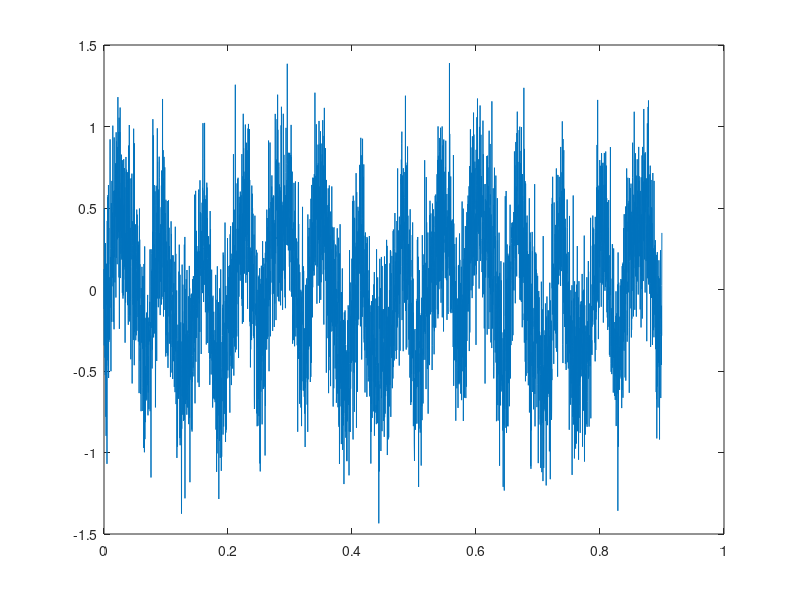
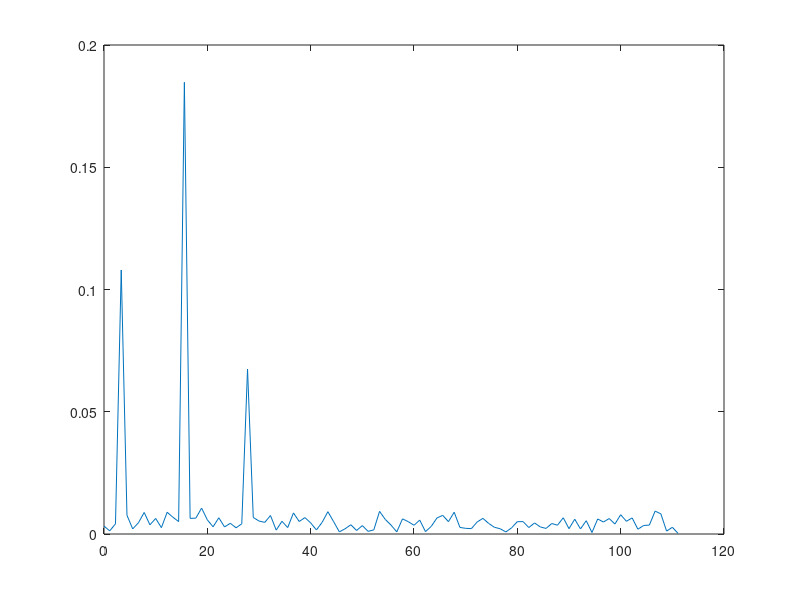

Write the MATLAB code that produced these figures, in order.
%% Input parameters
E0 = 1; %Amplitude of transmitted signal

mu0 = 4*pi*1e-7; %Vacuum permeability
mu = [1 1 100] * mu0; %Permeability of medium layers

epsilon0 = 8.8541853e-12; %Vacuum permittivity
epsilon = [1 6 1000] * epsilon0; %Permittivity of medium layers

sigma = [1e-9 5e-3 7e6]; %Conductivity of medium layers

d = [10e-2 15e-2]; %Layers' thichness (m)

F0 = 24e9; %Start frequency of the chirp (Hz)
Bc = 1.5e9; %Bandwidth of the chirp (Hz)
Tc = 300e-3; %Sweep time of the chirp (s)

SNR = 10; %Signal to noise ratio

fs = 5000; %Sampling frequency of the system (Hz)
obs_time = 3*Tc; %Observation time (s)
t = 0:1/fs:(obs_time - 1/fs);

%% Derived parameters
omega_c = 2*pi*(F0+Bc/2); %Angle velocity of center frequency

gamma = ones(size(mu)); %Propagation constant of medium
eta = ones(size(mu)); %Intrinsic impedance of medium
vp = ones(size(mu)); %EM Wave velocity in medium

for k = 1:length(mu)
    gamma(k) = sqrt(1i*omega_c*mu(k)*(sigma(k)+1i*omega_c*epsilon(k)));
    eta(k) = sqrt(1i*omega_c*mu(k)/(sigma(k)+1i*omega_c*epsilon(k)));
    vp(k) = 1/sqrt(mu(k)*epsilon(k)/2*(sqrt(1+(sigma(k)/(omega_c*epsilon(k)))^2)+1));
end

R_coef_fw = ones(size(d)); %Reflection coefficient from k-th layer to (k+1)-th layer
R_coef_bw = ones(size(d)); %Reflection coefficient from (k+1)-th layer to k-th layer
T_coef_fw = ones(size(d)); %Transmission coefficient from k-th layer to (k+1)-th layer
T_coef_bw = ones(size(d)); %Transmission coefficient from (k+1)-th layer to k-th layer

z = 0;
for k = 1:length(d)
    z = z + d(k);
    R_coef_fw(k) = exp(-2*gamma(k)*z)*((eta(k+1)-eta(k))/(eta(k+1)+eta(k)));
    R_coef_bw(k) = exp(2*gamma(k+1)*z)*((eta(k)-eta(k+1))/(eta(k+1)+eta(k)));
    T_coef_fw(k) = exp((gamma(k+1)-gamma(k))*z)*2*eta(k+1)/(eta(k+1)+eta(k));
    T_coef_bw(k) = exp((gamma(k+1)-gamma(k))*z)*2*eta(k)/(eta(k+1)+eta(k));
end

%% Forward model
Ek = E0*R_coef_fw(1);
tau = 2*d(1)/vp(1);
E_if = E0*abs(Ek)/2*cos(2*pi*F0*tau + pi*Bc*tau/Tc*(2*t-tau) - angle(Ek));

Ek = 1;
T_coef = 1;
tz = 0;
for k = 2:length(d)
    tz = tz + 2*d(k-1)/vp(k-1);
    T_coef = T_coef*T_coef_fw(k-1)*T_coef_bw(k-1);
    for q = 1:2 %Assume there is two multiple reflections inside each layer
        tau = 2*q*d(k)/vp(k) + tz;
        Ek = E0*(R_coef_fw(k)^q)*(R_coef_bw(k-1)^(q-1))*T_coef;
        E_temp = E0*abs(Ek)/2*cos(2*pi*F0*tau + pi*Bc*tau/Tc*(2*t-tau) - angle(Ek));
        E_if = E_if + E_temp;
    end
end

clear E_temp;

%Final IF signal with white Gaussian noise added
E_if = awgn(E_if, SNR);

plot(t, E_if);

%Fourier transform to find the frequency of the IF signal
ps = abs(fft(E_if))/length(t);
frequency = fs*(0:(length(t)/45))/length(t);

figure;
plot(frequency,ps(1:(length(t)/45)+1));